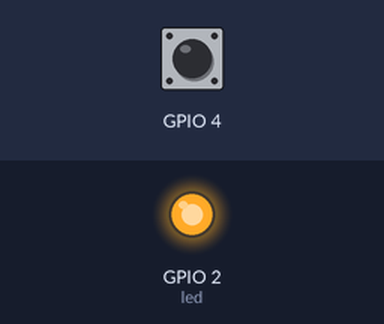
Simulated run of this sketch. Board: ESP32. Shown: output pins drawn as LEDs (lit = HIGH). Inputs (shaded band) come from the test bench; at power-on: GPIO 4 HIGH. What the sketch prints to the serial monitor is not drawn.

Above: at 0.1 s.
Timing chart, 0 to 1.6 s (numbered marks = the images above):
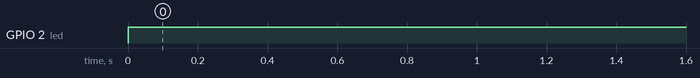

Measured:
- by itself, GPIO 2 (led): LOW → HIGH at 0.00 s

The sketch:

ESp32_Temperatura_interno.ino
```cpp
#include <Arduino.h>
#include <FunctionalInterrupt.h>

 #ifdef __cplusplus
  extern "C" {
 #endif

  uint8_t temprature_sens_read();

#ifdef __cplusplus
}
#endif

uint8_t temprature_sens_read();

int lect_touch;
int led =2;
void setup() {
  Serial.begin(115200);
    pinMode(led, OUTPUT);

}

void loop() {
 lect_touch=touchRead(T0);
 Serial.println(lect_touch);
 Serial.println((temprature_sens_read()-32)/1.8);
 if (lect_touch<90)
 {
    digitalWrite(led, HIGH);
  }else if (lect_touch>90)
  {
    digitalWrite(led, LOW);
    }
 delay(100);
}
```
